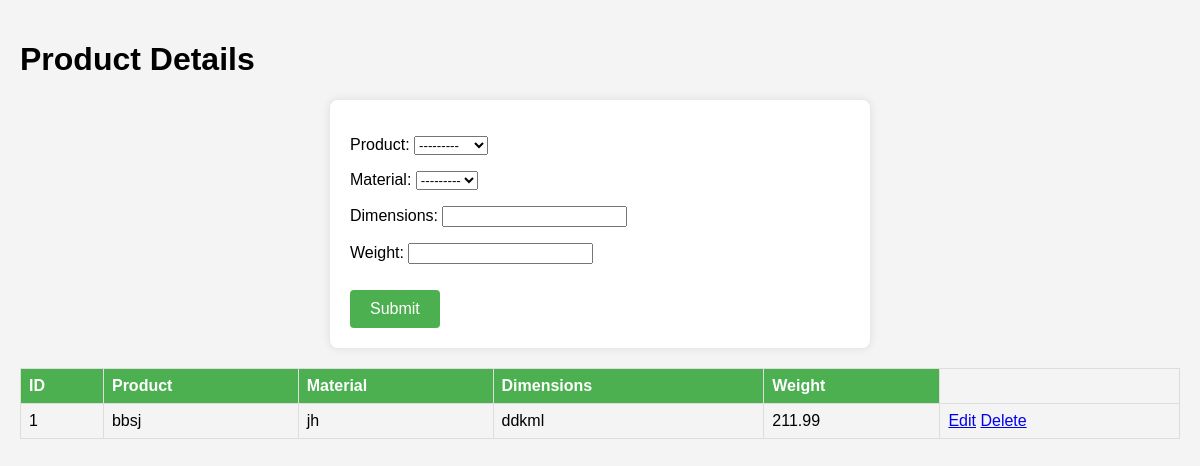
/detail/, run on the app's committed database.
### webDB/models.py (models this page shows, shortened)
class ProductDetail(models.Model):
    id = models.AutoField(primary_key=True)
    product = models.ForeignKey(Product, on_delete=models.CASCADE)
    material = models.ForeignKey(Material, on_delete=models.CASCADE)
    dimensions = models.CharField(max_length=50)
    weight = models.DecimalField(max_digits=6, decimal_places=2)

class Product(models.Model):
    id = models.AutoField(primary_key=True)
    name = models.CharField(max_length=100)
    price = models.IntegerField
    image = models.ImageField(upload_to='products/', default='images/default.jpg')
    def __str__(self):
        return self.name

class Material(models.Model):
    id = models.AutoField(primary_key=True)
    name = models.CharField(max_length=50)
    description = models.TextField()
    def __str__(self):
        return self.name

### webDB/views.py (the view)
# urls.py: path("detail/", Productdetailview, name="detail"),
def Productdetailview(request):
    success = False
    if request.method == 'POST':
        form= Product_detail(request.POST)
        data = None
        if form.is_valid():
            form.save()
            success = True
            form= Product_detail()
            data=ProductDetail.objects.all()
    else:
        form= Product_detail()
        data=ProductDetail.objects.all()
    return render (request, 'prodetail.html', {'form': form, 'data': data, 'success': success})

### webDB/forms.py
class Product_detail(forms.ModelForm):
    class Meta:
        model = ProductDetail
        fields = ['product','material','dimensions','weight']

### webDB/templates/prodetail.html (shortened to what this page needs)
<!DOCTYPE html>
<html lang="en">
<head>
    <link rel="stylesheet" href="https://cdnjs.cloudflare.com/ajax/libs/toastr.js/latest/toastr.min.css">
</head>
<body>
    <h1>Product Details</h1>
    <form action="{% url 'detail' %}" method="post">
        {{ form.as_p }}
        <input type="submit" value="Submit">
    </form>
    <table>
        <thead>
            <tr>
                <th>ID</th>
                <th>Product</th>
                <th>Material</th>
                <th>Dimensions</th>
                <th>Weight</th>
            </tr>
        </thead>
        <tbody>
            {% for data in data %}
            <tr>
                <td>{{ data.id }}</td>
                <td>{{ data.product}}</td>
                <td>{{ data.material }}</td>
                <td>{{ data.dimensions }}</td>
                <td>{{ data.weight }}</td>
                <td class="action-buttons">
                    <a href="{% url 'update7' data.id %}" class="btn btn-edit">Edit</a>
                    <a href="{% url 'delete7' data.id %}" class="btn btn-delete">Delete</a>
                </td>
            </tr>
            {% endfor %}
        </tbody>
    </table>
</body>
</html>

### webDB/templates/prodetail.html (style rules this page uses)
body { font-family: Arial, sans-serif; background-color: #f4f4f4; margin: 0; padding: 20px; }
form { background: #fff; padding: 20px; margin: 0 auto; box-shadow: 0 0 10px rgba(0, 0, 0, 0.1); max-width: 500px; border-radius: 8px; }
input[type="submit"] { background-color: #4CAF50; color: white; border: none; padding: 10px 20px; text-align: center; text-decoration: none; display: inline-block; font-size: 16px; margin-top: 10px; border-radius: 4px; cursor: pointer; }
table { width: 100%; margin-top: 20px; border-collapse: collapse; }
table, th, td { border: 1px solid #ddd; }
th, td { padding: 8px; text-align: left; }
th { background-color: #4CAF50; color: white; }

### data on the page
ProductDetail: id "1", product "bbsj", material "jh", dimensions "ddkml", weight "211.99"
